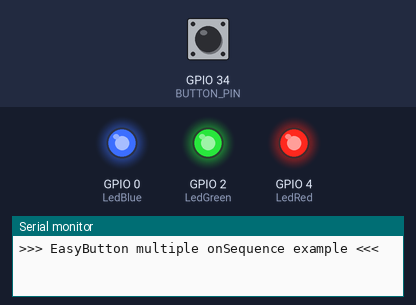
A sketch run on a simulated ESP32. On the bench: output pins drawn as LEDs (lit = HIGH), the last lines printed to the serial monitor. The inputs (shaded band) are chosen by the test bench; at power-on: GPIO 34 (BUTTON_PIN) LOW.

Above: at 1.2 s.
1.3 s: GPIO 34 (BUTTON_PIN) pulled HIGH for 3.2 s
At 3.2 s:
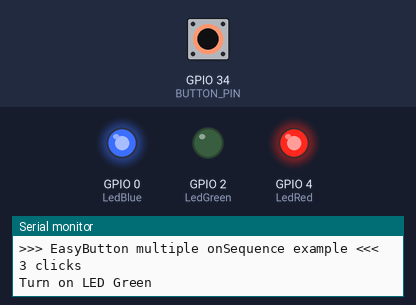
6.0 s: GPIO 34 (BUTTON_PIN) pulsed HIGH 2 times (0.12 s each, 0.3 s apart)
At 8.3 s:
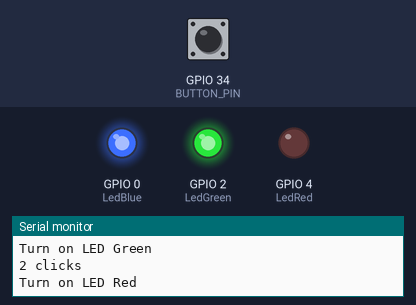
Timing chart, 0 to 9.8 s (numbered marks = the images above; inputs shaded):
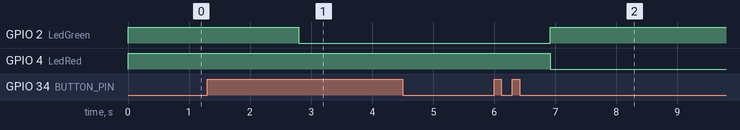

The sketch:

ECE2799_MultipleSequence.ino
```cpp
/*
  Name:    MultipleSequence.ino
  Created:  03/23/2020 12:45:23 AM
  Author: José Gabriel Companioni Benítez (https://github.com/elC0mpa)
  Description: Example to demostrate how to work with multiple sequences
*/

#include <Arduino.h>
#include <EasyButton.h>

// Arduino pin where the button is connected to.
#define BUTTON_PIN 34
#define LedRed 4
#define LedBlue 0
#define LedGreen 2
#define Motor 33
#define BAUDRATE 115200

int ButtonPattern = 0;
int PressTime = 500; // Allows time for button pushes

void sequenceEllapsed()
{
  Serial.println("2 clicks");
  ButtonPattern++;
  delay(PressTime);
}

void otherSequence()
{
  Serial.println("3 clicks");
  ButtonPattern = 3;
  delay(PressTime);
}

void Sequence1 (){
  Serial.println("1 click");
  ButtonPattern++;
  delay(PressTime);
}
// Instance of the button.
EasyButton button(BUTTON_PIN,35,false,false); //Name(Button_pin,Debounce_Delay,pull_up_enable,invert_logic)

void setup()
{
  pinMode(LedBlue, OUTPUT);
  pinMode(LedRed, OUTPUT);
  pinMode(LedGreen,OUTPUT);
  digitalWrite(LedBlue, HIGH);
  digitalWrite(LedRed, HIGH);
  digitalWrite(LedGreen, HIGH);
  // Initialize Serial for debuging purposes.
  Serial.begin(BAUDRATE);

  Serial.println();
  Serial.println(">>> EasyButton multiple onSequence example <<<");

  // Initialize the button.
  button.begin();

  button.onSequence(1, 2000, Sequence1);

  button.onSequence(2, 2000, sequenceEllapsed);

  button.onPressedFor(1000, otherSequence);


}

void loop()
{
  // Continuously read the status of the button.
  button.read();
  if (ButtonPattern == 1){
  Serial.println("Turn on LED Red");
  digitalWrite(LedBlue, HIGH);
  digitalWrite(LedRed, LOW);
  digitalWrite(LedGreen, HIGH);
  ButtonPattern = 0;
  }
  if (ButtonPattern == 2){
  Serial.println("Turn on LED Blue");
  ButtonPattern = 0;
  digitalWrite(LedBlue, LOW);
  digitalWrite(LedRed, HIGH);
  digitalWrite(LedGreen, HIGH);
  }
  if (ButtonPattern >= 3){
  Serial.println("Turn on LED Green");
  ButtonPattern = 0;
  digitalWrite(LedBlue, HIGH);
  digitalWrite(LedRed, HIGH);
  digitalWrite(LedGreen, LOW);
}
}
```

Measured:
- after the input at 1.3 s, GPIO 2 (LedGreen): HIGH → LOW after 1.5 s
- after the input at 6.0 s, GPIO 2 (LedGreen): LOW → HIGH after 0.92 s; GPIO 4 (LedRed): HIGH → LOW after 0.92 s
